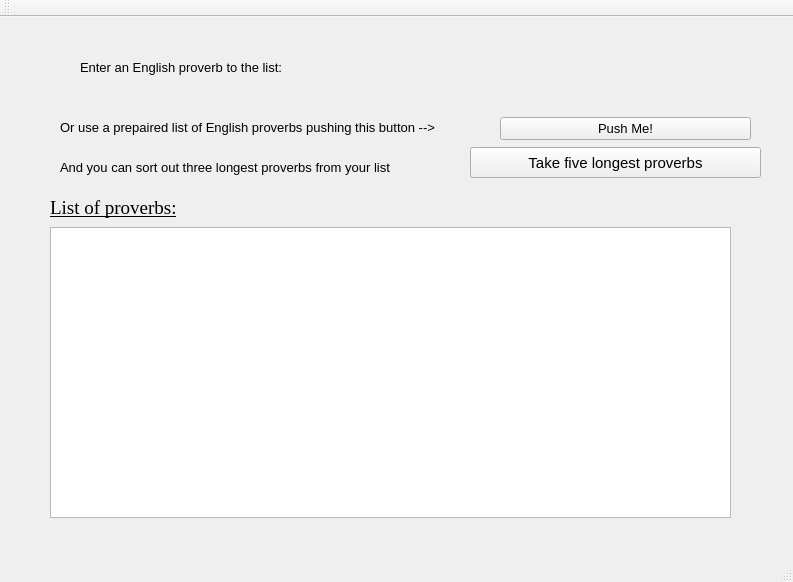
<?xml version="1.0" encoding="UTF-8"?>
<ui version="4.0">
 <class>MainWindow</class>
 <widget class="QMainWindow" name="MainWindow">
  <property name="geometry">
   <rect>
    <x>0</x>
    <y>0</y>
    <width>793</width>
    <height>582</height>
   </rect>
  </property>
  <property name="windowTitle">
   <string>MainWindow</string>
  </property>
  <widget class="QWidget" name="centralWidget">
   <widget class="QLabel" name="label">
    <property name="geometry">
     <rect>
      <x>80</x>
      <y>40</y>
      <width>531</width>
      <height>21</height>
     </rect>
    </property>
    <property name="font">
     <font>
      <pointsize>10</pointsize>
     </font>
    </property>
    <property name="text">
     <string>Enter an English proverb to the list:</string>
    </property>
   </widget>
   <widget class="QPushButton" name="pushButton">
    <property name="geometry">
     <rect>
      <x>500</x>
      <y>100</y>
      <width>251</width>
      <height>23</height>
     </rect>
    </property>
    <property name="font">
     <font>
      <pointsize>10</pointsize>
     </font>
    </property>
    <property name="text">
     <string>Push Me!</string>
    </property>
   </widget>
   <widget class="QLabel" name="label_2">
    <property name="geometry">
     <rect>
      <x>60</x>
      <y>100</y>
      <width>391</width>
      <height>21</height>
     </rect>
    </property>
    <property name="font">
     <font>
      <pointsize>10</pointsize>
      <weight>50</weight>
      <bold>false</bold>
     </font>
    </property>
    <property name="text">
     <string>Or use a prepaired list of English proverbs pushing this button --&gt;</string>
    </property>
   </widget>
   <widget class="QLabel" name="label_3">
    <property name="geometry">
     <rect>
      <x>60</x>
      <y>140</y>
      <width>381</width>
      <height>21</height>
     </rect>
    </property>
    <property name="font">
     <font>
      <pointsize>10</pointsize>
      <weight>50</weight>
      <bold>false</bold>
     </font>
    </property>
    <property name="text">
     <string>And you can sort out three longest proverbs from your list</string>
    </property>
   </widget>
   <widget class="QPushButton" name="pushButton_Sort">
    <property name="geometry">
     <rect>
      <x>470</x>
      <y>130</y>
      <width>291</width>
      <height>31</height>
     </rect>
    </property>
    <property name="font">
     <font>
      <pointsize>11</pointsize>
      <weight>50</weight>
      <bold>false</bold>
     </font>
    </property>
    <property name="text">
     <string>Take five longest proverbs</string>
    </property>
   </widget>
   <widget class="QLabel" name="label_5">
    <property name="geometry">
     <rect>
      <x>50</x>
      <y>180</y>
      <width>491</width>
      <height>21</height>
     </rect>
    </property>
    <property name="font">
     <font>
      <family>Times New Roman</family>
      <pointsize>14</pointsize>
      <weight>50</weight>
      <italic>false</italic>
      <bold>false</bold>
      <underline>true</underline>
     </font>
    </property>
    <property name="text">
     <string>List of proverbs:</string>
    </property>
   </widget>
   <widget class="QPlainTextEdit" name="plainTextEdit">
    <property name="geometry">
     <rect>
      <x>50</x>
      <y>210</y>
      <width>681</width>
      <height>291</height>
     </rect>
    </property>
    <property name="font">
     <font>
      <weight>50</weight>
      <bold>false</bold>
     </font>
    </property>
   </widget>
  </widget>
  <widget class="QMenuBar" name="menuBar">
   <property name="geometry">
    <rect>
     <x>0</x>
     <y>0</y>
     <width>793</width>
     <height>21</height>
    </rect>
   </property>
  </widget>
  <widget class="QToolBar" name="mainToolBar">
   <attribute name="toolBarArea">
    <enum>TopToolBarArea</enum>
   </attribute>
   <attribute name="toolBarBreak">
    <bool>false</bool>
   </attribute>
  </widget>
  <widget class="QStatusBar" name="statusBar"/>
 </widget>
 <layoutdefault spacing="6" margin="11"/>
 <resources/>
 <connections/>
</ui>
